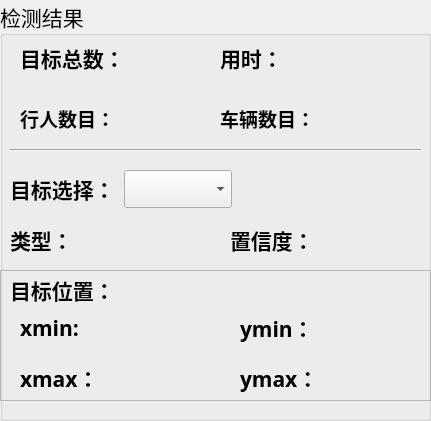
    <widget class="QGroupBox" name="groupBox_2">
     <property name="geometry">
      <rect>
       <x>0</x>
       <y>180</y>
       <width>431</width>
       <height>421</height>
      </rect>
     </property>
     <property name="font">
      <font>
       <family>华文楷体</family>
       <pointsize>16</pointsize>
      </font>
     </property>
     <property name="title">
      <string>检测结果</string>
     </property>
     <widget class="QFrame" name="frame_6">
      <property name="geometry">
       <rect>
        <x>0</x>
        <y>270</y>
        <width>431</width>
        <height>131</height>
       </rect>
      </property>
      <property name="frameShape">
       <enum>QFrame::StyledPanel</enum>
      </property>
      <property name="frameShadow">
       <enum>QFrame::Raised</enum>
      </property>
      <widget class="QLabel" name="label_4">
       <property name="geometry">
        <rect>
         <x>10</x>
         <y>0</y>
         <width>131</width>
         <height>41</height>
        </rect>
       </property>
       <property name="font">
        <font>
         <family>华文楷体</family>
         <pointsize>16</pointsize>
        </font>
       </property>
       <property name="styleSheet">
        <string notr="true"/>
       </property>
       <property name="text">
        <string>&lt;html&gt;&lt;head/&gt;&lt;body&gt;&lt;p&gt;&lt;span style=&quot; font-weight:600;&quot;&gt;目标位置：&lt;/span&gt;&lt;/p&gt;&lt;/body&gt;&lt;/html&gt;</string>
       </property>
      </widget>
      <widget class="QWidget" name="layoutWidget">
       <property name="geometry">
        <rect>
         <x>20</x>
         <y>40</y>
         <width>161</width>
         <height>37</height>
        </rect>
       </property>
       <layout class="QHBoxLayout" name="horizontalLayout">
        <item>
         <widget class="QLabel" name="label_6">
          <property name="font">
           <font>
            <family>华文楷体</family>
            <pointsize>16</pointsize>
            <weight>50</weight>
            <bold>false</bold>
           </font>
          </property>
          <property name="text">
           <string>&lt;html&gt;&lt;head/&gt;&lt;body&gt;&lt;p&gt;&lt;span style=&quot; font-weight:600;&quot;&gt;xmin:&lt;/span&gt;&lt;/p&gt;&lt;/body&gt;&lt;/html&gt;</string>
          </property>
         </widget>
        </item>
        <item>
         <widget class="QLabel" name="label_xmin">
          <property name="palette">
           <palette>
            <active>
             <colorrole role="WindowText">
              <brush brushstyle="SolidPattern">
               <color alpha="255">
                <red>255</red>
                <green>0</green>
                <blue>0</blue>
               </color>
              </brush>
             </colorrole>
            </active>
            <inactive>
             <colorrole role="WindowText">
              <brush brushstyle="SolidPattern">
               <color alpha="255">
                <red>255</red>
                <green>0</green>
                <blue>0</blue>
               </color>
              </brush>
             </colorrole>
            </inactive>
            <disabled>
             <colorrole role="WindowText">
              <brush brushstyle="SolidPattern">
               <color alpha="255">
                <red>120</red>
                <green>120</green>
                <blue>120</blue>
               </color>
              </brush>
             </colorrole>
            </disabled>
           </palette>
          </property>
          <property name="font">
           <font>
            <family>Arial</family>
            <pointsize>16</pointsize>
            <weight>75</weight>
            <bold>true</bold>
           </font>
          </property>
          <property name="text">
           <string/>
          </property>
         </widget>
        </item>
       </layout>
      </widget>
      <widget class="QWidget" name="layoutWidget">
       <property name="geometry">
        <rect>
         <x>240</x>
         <y>40</y>
         <width>161</width>
         <height>37</height>
        </rect>
       </property>
       <layout class="QHBoxLayout" name="horizontalLayout_2">
        <item>
         <widget class="QLabel" name="label_8">
          <property name="text">
           <string>&lt;html&gt;&lt;head/&gt;&lt;body&gt;&lt;p&gt;&lt;span style=&quot; font-weight:600;&quot;&gt;ymin：&lt;/span&gt;&lt;/p&gt;&lt;/body&gt;&lt;/html&gt;</string>
          </property>
         </widget>
        </item>
        <item>
         <widget class="QLabel" name="label_ymin">
          <property name="palette">
           <palette>
            <active>
             <colorrole role="WindowText">
              <brush brushstyle="SolidPattern">
               <color alpha="255">
                <red>255</red>
                <green>0</green>
                <blue>0</blue>
               </color>
              </brush>
             </colorrole>
            </active>
            <inactive>
             <colorrole role="WindowText">
              <brush brushstyle="SolidPattern">
               <color alpha="255">
                <red>255</red>
                <green>0</green>
                <blue>0</blue>
               </color>
              </brush>
             </colorrole>
            </inactive>
            <disabled>
             <colorrole role="WindowText">
              <brush brushstyle="SolidPattern">
               <color alpha="255">
                <red>120</red>
                <green>120</green>
                <blue>120</blue>
               </color>
              </brush>
             </colorrole>
            </disabled>
           </palette>
          </property>
          <property name="font">
           <font>
            <family>Arial</family>
            <pointsize>16</pointsize>
            <weight>75</weight>
            <bold>true</bold>
           </font>
          </property>
          <property name="text">
           <string/>
          </property>
         </widget>
        </item>
       </layout>
      </widget>
      <widget class="QWidget" name="layoutWidget">
       <property name="geometry">
        <rect>
         <x>20</x>
         <y>90</y>
         <width>161</width>
         <height>37</height>
        </rect>
       </property>
       <layout class="QHBoxLayout" name="horizontalLayout_3">
        <item>
         <widget class="QLabel" name="label_7">
          <property name="text">
           <string>&lt;html&gt;&lt;head/&gt;&lt;body&gt;&lt;p&gt;&lt;span style=&quot; font-weight:600;&quot;&gt;xmax：&lt;/span&gt;&lt;/p&gt;&lt;/body&gt;&lt;/html&gt;</string>
          </property>
         </widget>
        </item>
        <item>
         <widget class="QLabel" name="label_xmax">
          <property name="palette">
           <palette>
            <active>
             <colorrole role="WindowText">
              <brush brushstyle="SolidPattern">
               <color alpha="255">
                <red>255</red>
                <green>0</green>
                <blue>0</blue>
               </color>
              </brush>
             </colorrole>
            </active>
            <inactive>
             <colorrole role="WindowText">
              <brush brushstyle="SolidPattern">
               <color alpha="255">
                <red>255</red>
                <green>0</green>
                <blue>0</blue>
               </color>
              </brush>
             </colorrole>
            </inactive>
            <disabled>
             <colorrole role="WindowText">
              <brush brushstyle="SolidPattern">
               <color alpha="255">
                <red>120</red>
                <green>120</green>
                <blue>120</blue>
               </color>
              </brush>
             </colorrole>
            </disabled>
           </palette>
          </property>
          <property name="font">
           <font>
            <family>Arial</family>
            <pointsize>16</pointsize>
            <weight>75</weight>
            <bold>true</bold>
           </font>
          </property>
          <property name="text">
           <string/>
          </property>
         </widget>
        </item>
       </layout>
      </widget>
      <widget class="QWidget" name="layoutWidget">
       <property name="geometry">
        <rect>
         <x>240</x>
         <y>90</y>
         <width>161</width>
         <height>37</height>
        </rect>
       </property>
       <layout class="QHBoxLayout" name="horizontalLayout_4">
        <item>
         <widget class="QLabel" name="label_9">
          <property name="text">
           <string>&lt;html&gt;&lt;head/&gt;&lt;body&gt;&lt;p&gt;&lt;span style=&quot; font-weight:600;&quot;&gt;ymax：&lt;/span&gt;&lt;/p&gt;&lt;/body&gt;&lt;/html&gt;</string>
          </property>
         </widget>
        </item>
        <item>
         <widget class="QLabel" name="label_ymax">
          <property name="palette">
           <palette>
            <active>
             <colorrole role="WindowText">
              <brush brushstyle="SolidPattern">
               <color alpha="255">
                <red>255</red>
                <green>0</green>
                <blue>0</blue>
               </color>
              </brush>
             </colorrole>
            </active>
            <inactive>
             <colorrole role="WindowText">
              <brush brushstyle="SolidPattern">
               <color alpha="255">
                <red>255</red>
                <green>0</green>
                <blue>0</blue>
               </color>
              </brush>
             </colorrole>
            </inactive>
            <disabled>
             <colorrole role="WindowText">
              <brush brushstyle="SolidPattern">
               <color alpha="255">
                <red>120</red>
                <green>120</green>
                <blue>120</blue>
               </color>
              </brush>
             </colorrole>
            </disabled>
           </palette>
          </property>
          <property name="font">
           <font>
            <family>Arial</family>
            <pointsize>16</pointsize>
            <weight>75</weight>
            <bold>true</bold>
           </font>
          </property>
          <property name="text">
           <string/>
          </property>
         </widget>
        </item>
       </layout>
      </widget>
     </widget>
     <widget class="QWidget" name="layoutWidget">
      <property name="geometry">
       <rect>
        <x>20</x>
        <y>40</y>
        <width>191</width>
        <height>37</height>
       </rect>
      </property>
      <layout class="QHBoxLayout" name="horizontalLayout_5">
       <item>
        <widget class="QLabel" name="label">
         <property name="text">
          <string>&lt;html&gt;&lt;head/&gt;&lt;body&gt;&lt;p&gt;&lt;span style=&quot; font-weight:600;&quot;&gt;目标总数：&lt;/span&gt;&lt;/p&gt;&lt;/body&gt;&lt;/html&gt;</string>
         </property>
        </widget>
       </item>
       <item>
        <widget class="QLabel" name="label_nums">
         <property name="palette">
          <palette>
           <active>
            <colorrole role="WindowText">
             <brush brushstyle="SolidPattern">
              <color alpha="255">
               <red>255</red>
               <green>0</green>
               <blue>0</blue>
              </color>
             </brush>
            </colorrole>
            <colorrole role="Text">
             <brush brushstyle="SolidPattern">
              <color alpha="255">
               <red>0</red>
               <green>0</green>
               <blue>0</blue>
              </color>
             </brush>
            </colorrole>
            <colorrole role="PlaceholderText">
             <brush brushstyle="SolidPattern">
              <color alpha="128">
               <red>255</red>
               <green>0</green>
               <blue>0</blue>
              </color>
             </brush>
            </colorrole>
           </active>
           <inactive>
            <colorrole role="WindowText">
             <brush brushstyle="SolidPattern">
              <color alpha="255">
               <red>255</red>
               <green>0</green>
               <blue>0</blue>
              </color>
             </brush>
            </colorrole>
            <colorrole role="Text">
             <brush brushstyle="SolidPattern">
              <color alpha="255">
               <red>0</red>
               <green>0</green>
               <blue>0</blue>
              </color>
             </brush>
            </colorrole>
            <colorrole role="PlaceholderText">
             <brush brushstyle="SolidPattern">
              <color alpha="128">
               <red>255</red>
               <green>0</green>
               <blue>0</blue>
              </color>
             </brush>
            </colorrole>
           </inactive>
           <disabled>
            <colorrole role="WindowText">
             <brush brushstyle="SolidPattern">
              <color alpha="255">
               <red>120</red>
               <green>120</green>
               <blue>120</blue>
              </color>
             </brush>
            </colorrole>
            <colorrole role="Text">
             <brush brushstyle="SolidPattern">
              <color alpha="255">
               <red>120</red>
               <green>120</green>
               <blue>120</blue>
              </color>
             </brush>
            </colorrole>
            <colorrole role="PlaceholderText">
             <brush brushstyle="SolidPattern">
              <color alpha="128">
               <red>0</red>
               <green>0</green>
               <blue>0</blue>
              </color>
             </brush>
            </colorrole>
           </disabled>
          </palette>
         </property>
         <property name="font">
          <font>
           <family>Arial</family>
           <pointsize>16</pointsize>
           <weight>75</weight>
           <bold>true</bold>
          </font>
         </property>
         <property name="text">
          <string/>
         </property>
        </widget>
       </item>
      </layout>
     </widget>
     <widget class="QWidget" name="layoutWidget">
      <property name="geometry">
       <rect>
        <x>10</x>
        <y>170</y>
        <width>222</width>
        <height>38</height>
       </rect>
      </property>
      <layout class="QHBoxLayout" name="horizontalLayout_6">
       <item>
        <widget class="QLabel" name="label_5">
         <property name="text">
          <string>&lt;html&gt;&lt;head/&gt;&lt;body&gt;&lt;p&gt;&lt;span style=&quot; font-weight:600;&quot;&gt;目标选择：&lt;/span&gt;&lt;/p&gt;&lt;/body&gt;&lt;/html&gt;</string>
         </property>
        </widget>
       </item>
       <item>
        <widget class="QComboBox" name="comboBox"/>
       </item>
      </layout>
     </widget>
     <widget class="QWidget" name="layoutWidget_2">
      <property name="geometry">
       <rect>
        <x>220</x>
        <y>40</y>
        <width>171</width>
        <height>37</height>
       </rect>
      </property>
      <layout class="QHBoxLayout" name="horizontalLayout_7">
       <item>
        <widget class="QLabel" name="label_10">
         <property name="text">
          <string>&lt;html&gt;&lt;head/&gt;&lt;body&gt;&lt;p&gt;&lt;span style=&quot; font-weight:600;&quot;&gt;用时：&lt;/span&gt;&lt;/p&gt;&lt;/body&gt;&lt;/html&gt;</string>
         </property>
        </widget>
       </item>
       <item>
        <widget class="QLabel" name="time_lb">
         <property name="palette">
          <palette>
           <active>
            <colorrole role="WindowText">
             <brush brushstyle="SolidPattern">
              <color alpha="255">
               <red>255</red>
               <green>0</green>
               <blue>0</blue>
              </color>
             </brush>
            </colorrole>
            <colorrole role="Text">
             <brush brushstyle="SolidPattern">
              <color alpha="255">
               <red>0</red>
               <green>0</green>
               <blue>0</blue>
              </color>
             </brush>
            </colorrole>
            <colorrole role="PlaceholderText">
             <brush brushstyle="SolidPattern">
              <color alpha="128">
               <red>255</red>
               <green>0</green>
               <blue>0</blue>
              </color>
             </brush>
            </colorrole>
           </active>
           <inactive>
            <colorrole role="WindowText">
             <brush brushstyle="SolidPattern">
              <color alpha="255">
               <red>255</red>
               <green>0</green>
               <blue>0</blue>
              </color>
             </brush>
            </colorrole>
            <colorrole role="Text">
             <brush brushstyle="SolidPattern">
              <color alpha="255">
               <red>0</red>
               <green>0</green>
               <blue>0</blue>
              </color>
             </brush>
            </colorrole>
            <colorrole role="PlaceholderText">
             <brush brushstyle="SolidPattern">
              <color alpha="128">
               <red>255</red>
               <green>0</green>
               <blue>0</blue>
              </color>
             </brush>
            </colorrole>
           </inactive>
           <disabled>
            <colorrole role="WindowText">
             <brush brushstyle="SolidPattern">
              <color alpha="255">
               <red>120</red>
               <green>120</green>
               <blue>120</blue>
              </color>
             </brush>
            </colorrole>
            <colorrole role="Text">
             <brush brushstyle="SolidPattern">
              <color alpha="255">
               <red>120</red>
               <green>120</green>
               <blue>120</blue>
              </color>
             </brush>
            </colorrole>
            <colorrole role="PlaceholderText">
             <brush brushstyle="SolidPattern">
              <color alpha="128">
               <red>0</red>
               <green>0</green>
               <blue>0</blue>
              </color>
             </brush>
            </colorrole>
           </disabled>
          </palette>
         </property>
         <property name="font">
          <font>
           <family>Arial</family>
           <pointsize>16</pointsize>
           <weight>75</weight>
           <bold>true</bold>
          </font>
         </property>
         <property name="text">
          <string/>
         </property>
        </widget>
       </item>
      </layout>
     </widget>
     <widget class="QWidget" name="layoutWidget">
      <property name="geometry">
       <rect>
        <x>230</x>
        <y>220</y>
        <width>181</width>
        <height>41</height>
       </rect>
      </property>
      <layout class="QHBoxLayout" name="horizontalLayout_8">
       <item>
        <widget class="QLabel" name="label_11">
         <property name="text">
          <string>&lt;html&gt;&lt;head/&gt;&lt;body&gt;&lt;p&gt;&lt;span style=&quot; font-weight:600;&quot;&gt;置信度：&lt;/span&gt;&lt;/p&gt;&lt;/body&gt;&lt;/html&gt;</string>
         </property>
        </widget>
       </item>
       <item>
        <widget class="QLabel" name="label_conf">
         <property name="palette">
          <palette>
           <active>
            <colorrole role="WindowText">
             <brush brushstyle="SolidPattern">
              <color alpha="255">
               <red>255</red>
               <green>0</green>
               <blue>0</blue>
              </color>
             </brush>
            </colorrole>
           </active>
           <inactive>
            <colorrole role="WindowText">
             <brush brushstyle="SolidPattern">
              <color alpha="255">
               <red>255</red>
               <green>0</green>
               <blue>0</blue>
              </color>
             </brush>
            </colorrole>
           </inactive>
           <disabled>
            <colorrole role="WindowText">
             <brush brushstyle="SolidPattern">
              <color alpha="255">
               <red>120</red>
               <green>120</green>
               <blue>120</blue>
              </color>
             </brush>
            </colorrole>
           </disabled>
          </palette>
         </property>
         <property name="font">
          <font>
           <family>Arial</family>
           <pointsize>16</pointsize>
           <weight>75</weight>
           <bold>true</bold>
          </font>
         </property>
         <property name="text">
          <string/>
         </property>
        </widget>
       </item>
      </layout>
     </widget>
     <widget class="QWidget" name="layoutWidget_3">
      <property name="geometry">
       <rect>
        <x>10</x>
        <y>220</y>
        <width>191</width>
        <height>41</height>
       </rect>
      </property>
      <layout class="QHBoxLayout" name="horizontalLayout_9">
       <item>
        <widget class="QLabel" name="label_13">
         <property name="maximumSize">
          <size>
           <width>60</width>
           <height>16777215</height>
          </size>
         </property>
         <property name="text">
          <string>&lt;html&gt;&lt;head/&gt;&lt;body&gt;&lt;p&gt;&lt;span style=&quot; font-weight:600;&quot;&gt;类型：&lt;/span&gt;&lt;/p&gt;&lt;/body&gt;&lt;/html&gt;</string>
         </property>
        </widget>
       </item>
       <item>
        <widget class="QLabel" name="type_lb">
         <property name="palette">
          <palette>
           <active>
            <colorrole role="WindowText">
             <brush brushstyle="SolidPattern">
              <color alpha="255">
               <red>255</red>
               <green>0</green>
               <blue>0</blue>
              </color>
             </brush>
            </colorrole>
           </active>
           <inactive>
            <colorrole role="WindowText">
             <brush brushstyle="SolidPattern">
              <color alpha="255">
               <red>255</red>
               <green>0</green>
               <blue>0</blue>
              </color>
             </brush>
            </colorrole>
           </inactive>
           <disabled>
            <colorrole role="WindowText">
             <brush brushstyle="SolidPattern">
              <color alpha="255">
               <red>120</red>
               <green>120</green>
               <blue>120</blue>
              </color>
             </brush>
            </colorrole>
           </disabled>
          </palette>
         </property>
         <property name="font">
          <font>
           <family>Arial</family>
           <pointsize>16</pointsize>
           <weight>75</weight>
           <bold>true</bold>
          </font>
         </property>
         <property name="text">
          <string/>
         </property>
        </widget>
       </item>
      </layout>
     </widget>
     <widget class="QWidget" name="layoutWidget_4">
      <property name="geometry">
       <rect>
        <x>20</x>
        <y>100</y>
        <width>161</width>
        <height>37</height>
       </rect>
      </property>
      <layout class="QHBoxLayout" name="horizontalLayout_10">
       <item>
        <widget class="QLabel" name="label_14">
         <property name="font">
          <font>
           <family>Arial</family>
           <pointsize>14</pointsize>
          </font>
         </property>
         <property name="text">
          <string>&lt;html&gt;&lt;head/&gt;&lt;body&gt;&lt;p&gt;&lt;span style=&quot; font-weight:600;&quot;&gt;行人数目：&lt;/span&gt;&lt;/p&gt;&lt;/body&gt;&lt;/html&gt;</string>
         </property>
        </widget>
       </item>
       <item>
        <widget class="QLabel" name="label_num0">
         <property name="palette">
          <palette>
           <active>
            <colorrole role="WindowText">
             <brush brushstyle="SolidPattern">
              <color alpha="255">
               <red>170</red>
               <green>0</green>
               <blue>255</blue>
              </color>
             </brush>
            </colorrole>
            <colorrole role="Text">
             <brush brushstyle="SolidPattern">
              <color alpha="255">
               <red>0</red>
               <green>0</green>
               <blue>0</blue>
              </color>
             </brush>
            </colorrole>
            <colorrole role="PlaceholderText">
             <brush brushstyle="SolidPattern">
              <color alpha="128">
               <red>255</red>
               <green>0</green>
               <blue>0</blue>
              </color>
             </brush>
            </colorrole>
           </active>
           <inactive>
            <colorrole role="WindowText">
             <brush brushstyle="SolidPattern">
              <color alpha="255">
               <red>170</red>
               <green>0</green>
               <blue>255</blue>
              </color>
             </brush>
            </colorrole>
            <colorrole role="Text">
             <brush brushstyle="SolidPattern">
              <color alpha="255">
               <red>0</red>
               <green>0</green>
               <blue>0</blue>
              </color>
             </brush>
            </colorrole>
            <colorrole role="PlaceholderText">
             <brush brushstyle="SolidPattern">
              <color alpha="128">
               <red>255</red>
               <green>0</green>
               <blue>0</blue>
              </color>
             </brush>
            </colorrole>
           </inactive>
           <disabled>
            <colorrole role="WindowText">
             <brush brushstyle="SolidPattern">
              <color alpha="255">
               <red>120</red>
               <green>120</green>
               <blue>120</blue>
              </color>
             </brush>
            </colorrole>
            <colorrole role="Text">
             <brush brushstyle="SolidPattern">
              <color alpha="255">
               <red>120</red>
               <green>120</green>
               <blue>120</blue>
              </color>
             </brush>
            </colorrole>
            <colorrole role="PlaceholderText">
             <brush brushstyle="SolidPattern">
              <color alpha="128">
               <red>0</red>
               <green>0</green>
               <blue>0</blue>
              </color>
             </brush>
            </colorrole>
           </disabled>
          </palette>
         </property>
         <property name="font">
          <font>
           <family>Arial</family>
           <pointsize>16</pointsize>
           <weight>75</weight>
           <bold>true</bold>
          </font>
         </property>
         <property name="text">
          <string/>
         </property>
        </widget>
       </item>
      </layout>
     </widget>
     <widget class="QWidget" name="layoutWidget_7">
      <property name="geometry">
       <rect>
        <x>220</x>
        <y>100</y>
        <width>181</width>
        <height>37</height>
       </rect>
      </property>
      <layout class="QHBoxLayout" name="horizontalLayout_13">
       <item>
        <widget class="QLabel" name="label_17">
         <property name="font">
          <font>
           <family>Arial</family>
           <pointsize>14</pointsize>
          </font>
         </property>
         <property name="text">
          <string>&lt;html&gt;&lt;head/&gt;&lt;body&gt;&lt;p&gt;&lt;span style=&quot; font-weight:600;&quot;&gt;车辆数目：&lt;/span&gt;&lt;/p&gt;&lt;/body&gt;&lt;/html&gt;</string>
         </property>
        </widget>
       </item>
       <item>
        <widget class="QLabel" name="label_num1">
         <property name="palette">
          <palette>
           <active>
            <colorrole role="WindowText">
             <brush brushstyle="SolidPattern">
              <color alpha="255">
               <red>170</red>
               <green>0</green>
               <blue>255</blue>
              </color>
             </brush>
            </colorrole>
            <colorrole role="Text">
             <brush brushstyle="SolidPattern">
              <color alpha="255">
               <red>0</red>
               <green>0</green>
               <blue>0</blue>
              </color>
             </brush>
            </colorrole>
            <colorrole role="PlaceholderText">
             <brush brushstyle="SolidPattern">
              <color alpha="128">
               <red>255</red>
               <green>0</green>
               <blue>0</blue>
              </color>
             </brush>
            </colorrole>
           </active>
           <inactive>
            <colorrole role="WindowText">
             <brush brushstyle="SolidPattern">
              <color alpha="255">
               <red>170</red>
               <green>0</green>
               <blue>255</blue>
              </color>
             </brush>
            </colorrole>
            <colorrole role="Text">
             <brush brushstyle="SolidPattern">
              <color alpha="255">
               <red>0</red>
               <green>0</green>
               <blue>0</blue>
              </color>
             </brush>
            </colorrole>
            <colorrole role="PlaceholderText">
             <brush brushstyle="SolidPattern">
              <color alpha="128">
               <red>255</red>
               <green>0</green>
               <blue>0</blue>
              </color>
             </brush>
            </colorrole>
           </inactive>
           <disabled>
            <colorrole role="WindowText">
             <brush brushstyle="SolidPattern">
              <color alpha="255">
               <red>120</red>
               <green>120</green>
               <blue>120</blue>
              </color>
             </brush>
            </colorrole>
            <colorrole role="Text">
             <brush brushstyle="SolidPattern">
              <color alpha="255">
               <red>120</red>
               <green>120</green>
               <blue>120</blue>
              </color>
             </brush>
            </colorrole>
            <colorrole role="PlaceholderText">
             <brush brushstyle="SolidPattern">
              <color alpha="128">
               <red>0</red>
               <green>0</green>
               <blue>0</blue>
              </color>
             </brush>
            </colorrole>
           </disabled>
          </palette>
         </property>
         <property name="font">
          <font>
           <family>Arial</family>
           <pointsize>16</pointsize>
           <weight>75</weight>
           <bold>true</bold>
          </font>
         </property>
         <property name="text">
          <string/>
         </property>
        </widget>
       </item>
      </layout>
     </widget>
     <widget class="Line" name="line">
      <property name="geometry">
       <rect>
        <x>10</x>
        <y>140</y>
        <width>411</width>
        <height>20</height>
       </rect>
      </property>
      <property name="orientation">
       <enum>Qt::Horizontal</enum>
      </property>
     </widget>
    </widget>
